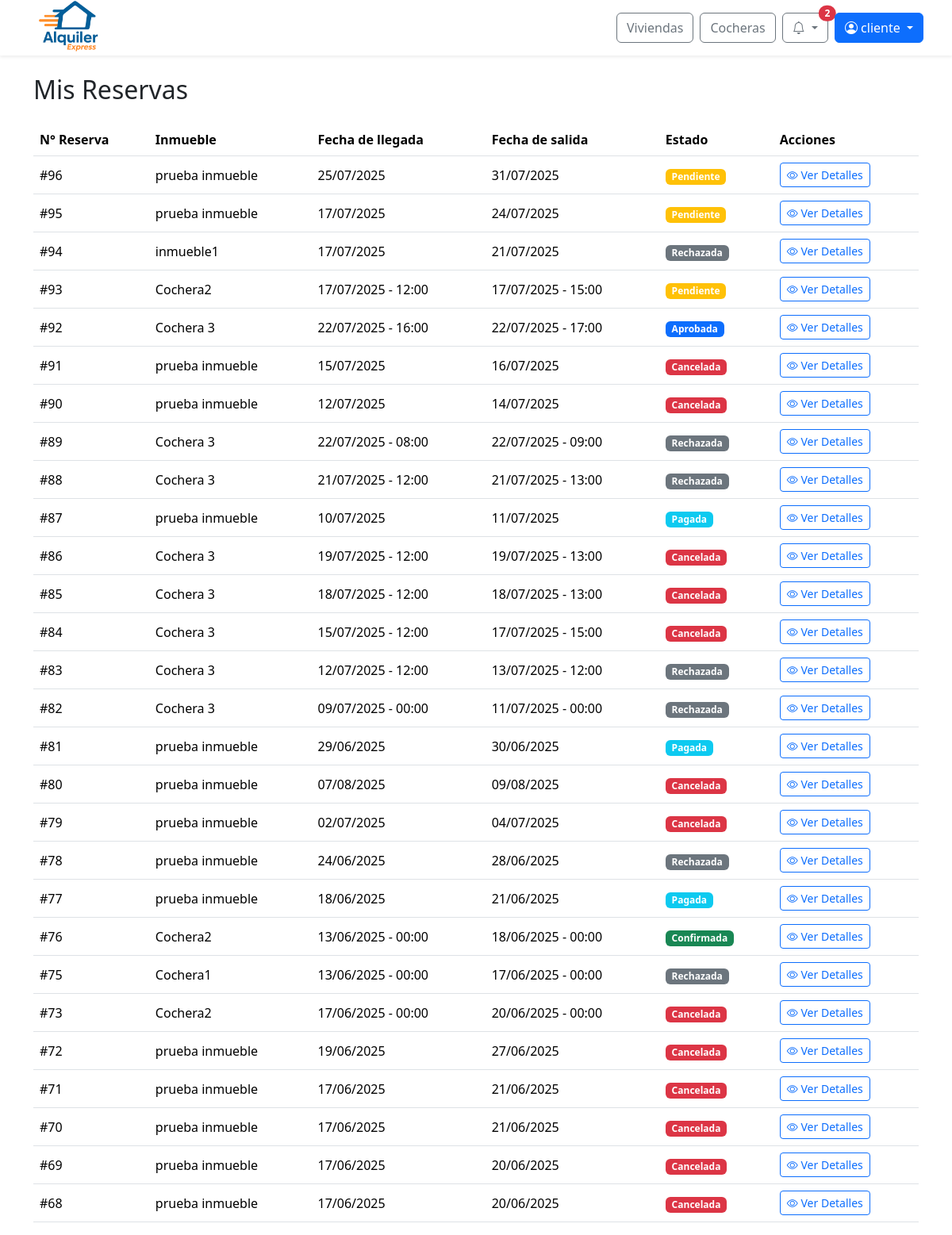
/reservas/ (signed in), run on an earlier commit of the app's database.
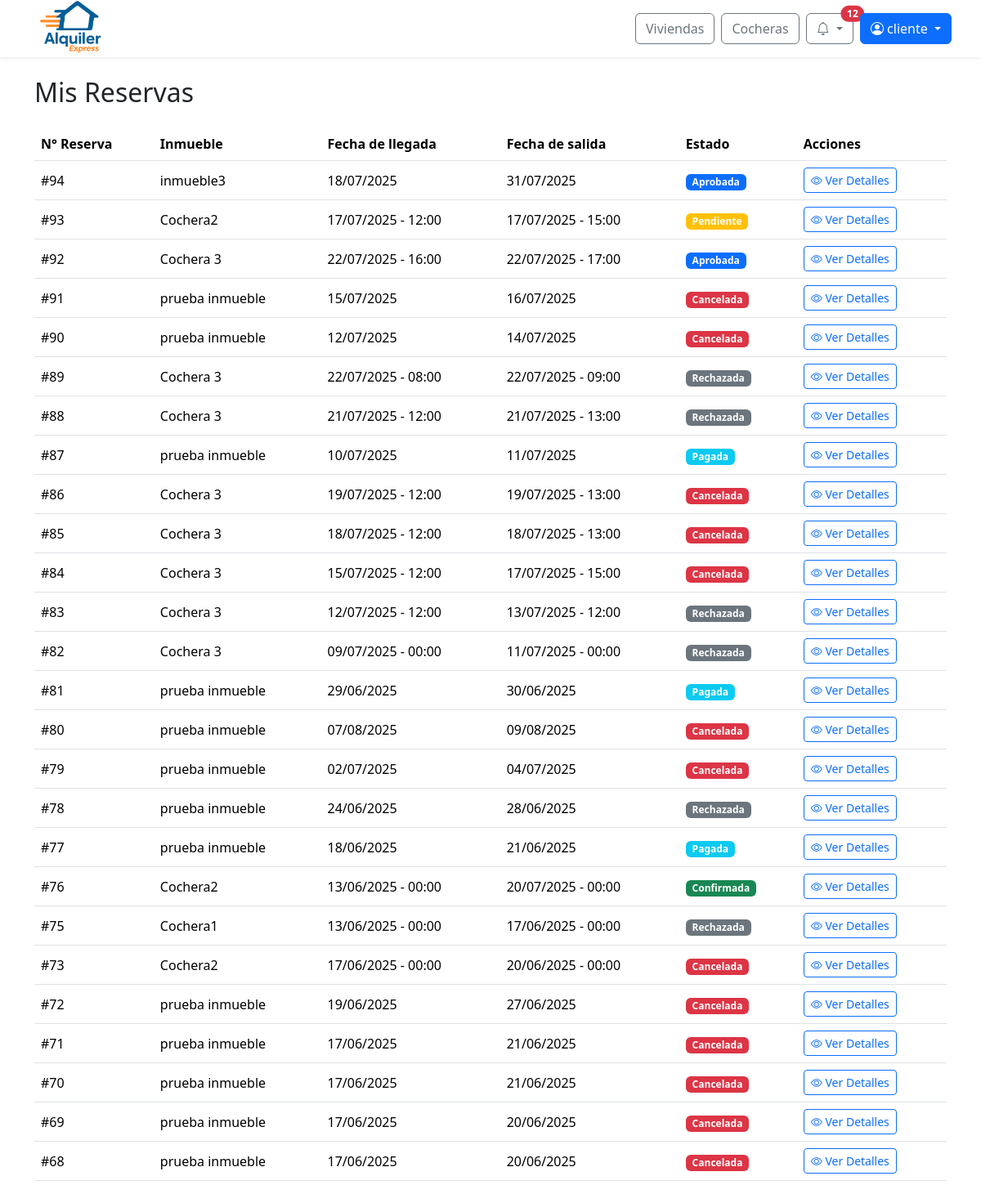
And on a later commit of the database.
### web/models.py (models this page shows, shortened)
class Reserva(models.Model):
    id_reserva = models.AutoField(primary_key=True)
    fecha_inicio = models.DateTimeField(default=timezone.now)
    fecha_fin = models.DateTimeField()
    precio_total = models.DecimalField(max_digits=10, decimal_places=2)
    estado = models.ForeignKey(Estado, on_delete=models.SET_NULL, null=True)  # Aquí está el estado FK
    inmueble = models.ForeignKey(Inmueble, null=True, blank=True, on_delete=models.SET_NULL)
    cochera = models.ForeignKey(Cochera, null=True, blank=True, on_delete=models.SET_NULL)
    descripcion = models.TextField()
    creada_en = models.DateTimeField(default=timezone.now)
    aprobada_en = models.DateTimeField(null=True, blank=True)
    cantidad_adultos = models.PositiveIntegerField(default=1, verbose_name="Cantidad de adultos")
    cantidad_ninos = models.PositiveIntegerField(default=0, verbose_name="Cantidad de niños")
    patente = models.CharField(max_length=20, null=True, blank=True, verbose_name="Patente del vehículo")

class Inmueble(models.Model):
    id_inmueble = models.AutoField(primary_key=True)
    nombre = models.CharField(max_length=100, unique=True)
    direccion = models.TextField()
    provincia = models.ForeignKey(Provincia, on_delete=models.SET_NULL, null=True)
    ciudad = models.ForeignKey(Ciudad, on_delete=models.SET_NULL, null=True)
    descripcion = models.TextField()
    cantidad_banios = models.IntegerField()
    cantidad_ambientes = models.IntegerField()
    cantidad_camas = models.IntegerField()
    cantidad_huespedes = models.IntegerField()
    precio_por_dia = models.DecimalField(max_digits=10, decimal_places=2)
    politica_cancelacion = models.TextField()
    fecha_publicacion = models.DateField()
    cochera = models.ForeignKey(Cochera, null=True, blank=True, on_delete=models.SET_NULL)
    estado = models.ForeignKey(Estado, on_delete=models.SET_NULL, null=True)
    empleado = models.ForeignKey(Perfil, null=True, blank=True, on_delete=models.SET_NULL)
    minimo_dias_alquiler = models.PositiveIntegerField(default=1, verbose_name="Mínimo de días de alquiler")
    def __str__(self):
        return self.nombre

class Estado(models.Model):
    id_estado = models.AutoField(primary_key=True)
    nombre = models.CharField(max_length=100)

class Cochera(models.Model):
    id_cochera = models.AutoField(primary_key=True)
    nombre = models.CharField(max_length=100, unique=True)
    alto = models.FloatField()
    ancho = models.FloatField()
    largo = models.FloatField()
    cantidad_vehiculos = models.IntegerField()
    con_techo = models.BooleanField()
    descripcion = models.TextField()
    direccion = models.TextField()
    provincia = models.ForeignKey(Provincia, on_delete=models.SET_NULL, null=True)
    ciudad = models.ForeignKey(Ciudad, on_delete=models.SET_NULL, null=True)
    precio_por_dia = models.DecimalField(max_digits=10, decimal_places=2)
    politica_cancelacion = models.TextField()
    fecha_publicacion = models.DateField()
    estado = models.ForeignKey(Estado, on_delete=models.SET_NULL, null=True)
    empleado = models.ForeignKey(Perfil, null=True, blank=True, on_delete=models.SET_NULL)
    minimo_dias_alquiler = models.PositiveIntegerField(default=1, verbose_name="Mínimo de días de alquiler")
    def __str__(self):
        return self.nombre

### web/views/viewsReservas.py (the view)
# urls.py: path('reservas/', viewsReservas.reservas_usuario, name='reservas_usuario'),
@login_required
def reservas_usuario(request):
    reservas = Reserva.objects.filter(clienteinmueble__cliente=request.user.perfil).distinct().order_by('-id_reserva')
    return render(request, 'reservas.html', {
        'reservas': reservas
    })

### web/authentication.py (called while the page is built)
    def get_user(self, user_id):
        try:
            return User.objects.get(pk=user_id)
        except User.DoesNotExist:
            return None

### web/context_processors.py (called while the page is built)
def notifications(request):
    if request.user.is_authenticated:
        try:
            return {
                'notificaciones': request.user.perfil.notificacion_set.order_by('-fecha_creacion')[:10],
                'notificaciones_no_leidas': request.user.perfil.notificacion_set.filter(leido=False).count()
            }
        except Exception:
            return {}
    return {}

def is_client_context(request):
    return {'is_client': is_client(request.user)}

### web/templatetags/user_groups.py (called while the page is built)
@register.filter(name='has_group')
def has_group(user, group_name):
    if not user.is_authenticated:
        return False
    return user.groups.filter(name=group_name).exists()

### web/utils.py (called while the page is built)
def is_client(user):
    return user.is_authenticated and user.groups.filter(name="cliente").exists()

### web/templates/reservas.html (shortened to what this page needs)
{% extends 'base/base.html' %}
{% load static %}
{% block content %}
<div class="container pt-4" style="margin-top: 70px;">
  <h2 class="mb-4">Mis Reservas</h2>
  {% if reservas %}
    <div class="table-responsive">
      <table class="table table-hover align-middle">
        <thead>
          <tr>
            <th>N° Reserva</th>
            <th>Inmueble</th>
            <th>Fecha de llegada</th>
            <th>Fecha de salida</th>
            <th>Estado</th>
            <th>Acciones</th>
          </tr>
        </thead>
        <tbody>
          {% for reserva in reservas %}
          <tr>
            <td>
              #{{ reserva.id_reserva }}
            </td>
            <td>
              {% if reserva.inmueble %}
                {{ reserva.inmueble }}
              {% elif reserva.cochera %}
                {{ reserva.cochera }}
              {% else %}
                -
              {% endif %}
            </td>
            <td>{{ reserva.fecha_inicio|date:"d/m/Y" }}
                {% if reserva.cochera %} - {{ reserva.fecha_inicio|time:"H:i" }} {% endif %}
            </td>
            <td>{{ reserva.fecha_fin|date:"d/m/Y" }}
                {% if reserva.cochera %} - {{ reserva.fecha_fin|time:"H:i" }} {% endif %}
            </td>
            <td>
              <span class="badge
                {% if reserva.estado.nombre == 'Confirmada' %}bg-success
                {% elif reserva.estado.nombre == 'Cancelada' %}bg-danger
                {% elif reserva.estado.nombre == 'Rechazada' %}bg-secondary
                {% elif reserva.estado.nombre == 'Pagada' %}bg-info
                {% elif reserva.estado.nombre == 'Aprobada' %}bg-primary
                {% elif reserva.estado.nombre == 'Pendiente' or reserva.estado.nombre == 'Concurrente' %}bg-warning
                {% elif reserva.estado.nombre == 'Finalizada' %}bg-dark
                {% else %}bg-warning{% endif %}">
                {% if reserva.estado.nombre == 'Concurrente' %}Pendiente{% else %}{{ reserva.estado.nombre }}{% endif %}
              </span>
            </td>
            <td>
              <a href="{% url 'ver_detalle_reserva' reserva.id_reserva %}" class="btn btn-outline-primary btn-sm">
                <i class="bi bi-eye"></i> Ver Detalles
              </a>
            </td>
          </tr>
          {% endfor %}
        </tbody>
      </table>
    </div>
  {% else %}
    <div class="alert alert-info">No tienes reservas registradas.</div>
  {% endif %}
</div>
{% endblock %}

### web/templates/base/base.html (shortened to what this page needs)
{% load static %}
{% load user_groups %}
<!DOCTYPE html>
<html lang="es">
<head>
  <link rel="stylesheet" href="{% static 'css/normalize.css' %}">
  <link href="https://cdn.jsdelivr.net/npm/bootstrap@5.3.3/dist/css/bootstrap.min.css" rel="stylesheet">
  <link href="https://cdn.jsdelivr.net/npm/bootstrap-icons@1.10.5/font/bootstrap-icons.css" rel="stylesheet">
  <link rel="stylesheet" href="https://cdn.jsdelivr.net/npm/sweetalert2@11/dist/sweetalert2.min.css">
  <link rel="stylesheet" href="{% static 'css/global.css' %}">
  <link rel="stylesheet" href="{% static 'css/notification.css' %}">
</head>
<body>
  <nav class="navbar navbar-expand-lg navbar-light bg-white fixed-top shadow-sm px-4">
    <div class="navbar__container container-fluid d-flex align-items-center justify-content-between">
      <div class="d-flex align-items-center me-3">
        <a href="{% url 'index' %}">
          <img src="{% static 'img/logo-alquiler-express-3.png' %}" alt="Logo Alquiler Express" class="navbar__icon">
        </a>
      </div>
      <div class="navbar__buttons d-flex align-items-center ms-3">
        <a href="{% url 'buscar_inmuebles' %}" class="btn btn-outline-secondary me-2">Viviendas</a>
        <a href="{% url 'buscar_cocheras' %}" class="btn btn-outline-secondary me-2">Cocheras</a>
        {% if user.is_authenticated %}
          <div class="dropdown me-2">
            <button class="btn btn-outline-secondary position-relative dropdown-toggle"
                    type="button"
                    id="notificacionesDropdown"
                    data-bs-toggle="dropdown"
                    aria-expanded="false"
                    onclick="marcarTodasLeidas('{% url 'marcar_todas_leidas' %}', '{{ csrf_token }}')">
              <i class="bi bi-bell"></i>
              {% if notificaciones_no_leidas > 0 %}
                <span class="position-absolute top-0 start-100 translate-middle badge rounded-pill bg-danger">
                  {{ notificaciones_no_leidas }}
                </span>
              {% endif %}
            </button>
          </div>
          <div class="dropdown">
            <button class="btn btn-primary dropdown-toggle" type="button" id="userOptionsDropdown" data-bs-toggle="dropdown" aria-expanded="false">
              <i class="bi bi-person-circle"></i> {{ user.first_name|default:user.username }}
            </button>
          </div>
        {% else %}
          <a href="{% url 'login' %}" class="btn btn-outline-secondary me-2">Iniciar sesión</a>
          <a href="{% url 'register' %}" class="btn btn-primary">Registrarse</a>
        {% endif %}
      </div>
    </div>
  </nav>
  {% block content %}{% endblock content %}
</body>
</html>

What changed in the data, as far as the page shows it:
removed Reserva: id_reserva "96", inmueble "prueba inmueble", fecha_inicio "25/07/2025", fecha_fin "31/07/2025", estado.nombre "Pendiente"
no longer on this page (row edited): Reserva: id_reserva "95", inmueble "prueba inmueble", fecha_inicio "17/07/2025", fecha_fin "24/07/2025", estado.nombre "Pendiente"
changed Reserva id 94: inmueble "inmueble1" → "inmueble3"; fecha_inicio "17/07/2025" → "18/07/2025"; fecha_fin "21/07/2025" → "31/07/2025"; estado_id 4 → 3 (drawn); estado.nombre "Rechazada" → "Aprobada"
changed Reserva "Confirmada": fecha_fin "18/06/2025" → "20/07/2025"
Also different on the page:
{{ notificaciones_no_leidas }}: "2" → "12"
